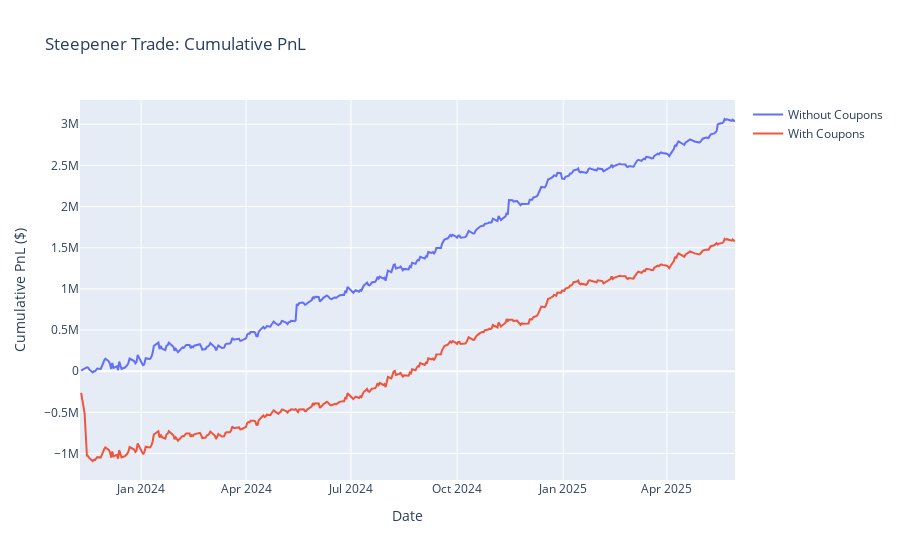

Notebook cell for this chart:
### Code cell
fig = go.Figure()
fig.add_trace(go.Scatter(
    x=pnl_with_coupons["quote date"], 
    y=pnl_with_coupons["cum_pnl_net"], 
    mode="lines", 
    name="Without Coupons"
))
fig.add_trace(go.Scatter(
    x=pnl_with_coupons["quote date"], 
    y=pnl_with_coupons["cum_pnl_net_with_coupons"], 
    mode="lines", 
    name="With Coupons"
))Í
fig.update_layout(
    title="Steepener Trade: Cumulative PnL",
    xaxis_title="Date",
    yaxis_title="Cumulative PnL ($)",
    hovermode="x unified",
)
fig.show()

### Figure 1 — Plotly figure (JSON) as saved in the notebook; plotly's stock layout.template omitted (floating-point values rounded to 4 significant figures; data arrays with more than 128 entries replaced by an {"elided": "..."} marker saying what was removed)
{"data": [{"mode": "lines", "name": "Without Coupons", "type": "scatter", "x": {"elided": "388 str values"}, "y": {"elided": "388 float values"}}, {"mode": "lines", "name": "With Coupons", "type": "scatter", "x": {"elided": "388 str values"}, "y": {"elided": "388 float values"}}], "layout": {"hovermode": "x unified", "title": {"text": "Steepener Trade: Cumulative PnL"}, "xaxis": {"title": {"text": "Date"}}, "yaxis": {"title": {"text": "Cumulative PnL ($)"}}}}
